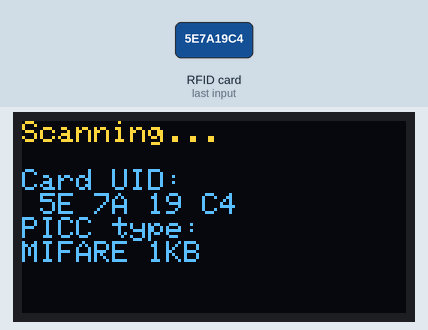
This sketch was run on a simulated ESP8266 (Wemos D1 mini). Parts: 128×64 one-colour display. Inputs (shaded band) come from the test bench. The OLED is the two-colour kind (top 16 rows yellow); the display library's start-up logo is not drawn; what the sketch prints to the serial monitor is not drawn.

2.4 s: RFID card 5E 7A 19 C4 held to the reader
Above: at 3.8 s.
Timing chart, 0 to 5.4 s (numbered marks = the images above; inputs shaded):
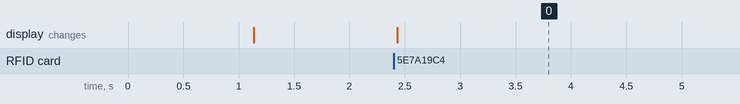

The sketch:

ESP8266_RFID_OLED.ino
```cpp
/* 12/12/2016 ML
 *  Currently configured for NodeMCU/Wemos board, tested on 1.6.12
 *  Using Adafruit_SD1306 library for OLED
 *  Deleted the mfrc522 write test, just display that there's a card!
 */

/**
 * ----------------------------------------------------------------------------
 * This is a MFRC522 library example; see https://github.com/miguelbalboa/rfid
 * for further details and other examples.
 *
 * NOTE: The library file MFRC522.h has a lot of useful info. Please read it.
 *
 * Released into the public domain.
 * ----------------------------------------------------------------------------
 * This sample shows how to read and write data blocks on a MIFARE Classic PICC
 * (= card/tag).
 *
 * BEWARE: Data will be written to the PICC, in sector #1 (blocks #4 to #7).
 *
 *
 * Typical pin layout used:
 * -----------------------------------------------------------------------------------------
 *             MFRC522      Arduino       Arduino   Arduino    Arduino          Arduino
 *             Reader/PCD   Uno/101       Mega      Nano v3    Leonardo/Micro   Pro Micro
 * Signal      Pin          Pin           Pin       Pin        Pin              Pin
 * -----------------------------------------------------------------------------------------
 * RST/Reset   RST          9             5         D9         RESET/ICSP-5     RST
 * SPI SS      SDA(SS)      10            53        D10        10               10
 * SPI MOSI    MOSI         11 / ICSP-4   51        D11        ICSP-4           16
 * SPI MISO    MISO         12 / ICSP-1   50        D12        ICSP-1           14
 * SPI SCK     SCK          13 / ICSP-3   52        D13        ICSP-3           15
 *
 */

/* Wiring table
 * RFID board
 * Signal      GPIO         NodeMCU       MFRC522 board
 * ------------------------------------------------------------
 * Reset        2             D4             RST
 * SPI SS       15            D8             NSS
 * SPI MOSI     13*           D7             MOSI
 * SPI MISO     12*           D6             MISO
 * SPI SCK      14*           D5             SCK
 * ----         NC            NC             IRQ (not used here)
 *
 * I2C SSD1306 OLED board  -- This is HARD defined in Adafruit's libraries.
 * Signal      GPIO         NodeMCU        OLED board
 * ------------------------------------------------------------
 * I2C SCL      5*            D1             SCL
 * I2C SDA      4*            D2             SDA
 */

// Program variables
uint8_t scanDelay = 5;              // 5 second delay between reads

// Libraries for RFID (mfrc522)
#include <SPI.h>
#include <MFRC522.h>
// Libraries for OLED
//#include "SSD1306.h"
// #include <Adafruit_GFX.h>        // Not using anything fancy here
#include <Adafruit_SSD1306.h>

// Instantiate mfrc522
#define RST_PIN         D4          // Configurable, see typical pin layout above
#define SS_PIN          D8          // Configurable, see typical pin layout above
MFRC522 mfrc522(SS_PIN, RST_PIN);   // Create MFRC522 instance.
MFRC522::MIFARE_Key key;

// Instantiate OLED - Adafruit Library.  Can't define SCL/SDA :(
#define OLED_RESET -1               // This is presented on Adafruit boards, not on cheap eBay units.
Adafruit_SSD1306 display(OLED_RESET);

/**
 * Initialize.
 */
void setup() {
    Serial.begin(115200);

    Serial.println();
    Serial.println("Initializing SPI...");
    SPI.begin();                   // Init SPI bus
    Serial.println("Initializing RFID...");
    mfrc522.PCD_Init();            // Init MFRC522 card
    Serial.println("Initializing OLED...");
    display.begin(SSD1306_SWITCHCAPVCC, 0x3C, false);   // Adafruit...and get their logo from .cpp
    display.display();
    delay(1000);

    display.clearDisplay();

    // Prepare the key (used both as key A and as key B)
    // using FFFFFFFFFFFFh which is the default at chip delivery from the factory
    for (byte i = 0; i < 6; i++) {
        key.keyByte[i] = 0xFF;
    }

    Serial.println(F("Scan a MIFARE Classic PICC to demonstrate basic recognition."));
    Serial.print(F("Using key (for A and B):"));
    serial_dump_byte_array(key.keyByte, MFRC522::MF_KEY_SIZE);
    Serial.println();
}

/**
 * Main loop.
 */
void loop() {
    display.setTextColor(WHITE, BLACK);
    display.setTextSize(1);
    display.setCursor(0,0);

    display.println("Scanning...");
    display.println();
    display.display();

    // Look for new cards
    if ( ! mfrc522.PICC_IsNewCardPresent())
        return;

    // Select one of the cards
    if ( ! mfrc522.PICC_ReadCardSerial())
        return;

    // Show some details of the PICC (that is: the tag/card)
    // UID is a unique four hex pairs, e.g. E6 67 2A 12
    Serial.print(F("Card UID:"));
    serial_dump_byte_array(mfrc522.uid.uidByte, mfrc522.uid.size);
    display.println("Card UID: ");
    oled_dump_byte_array(mfrc522.uid.uidByte, mfrc522.uid.size);
    Serial.println();
    display.println();
    // PICC type, e.g. "MIFARE 1K0"
    Serial.print(F("PICC type: "));
    display.println(("PICC type: "));
    MFRC522::PICC_Type piccType = mfrc522.PICC_GetType(mfrc522.uid.sak);
    Serial.println(mfrc522.PICC_GetTypeName(piccType));
    display.println(mfrc522.PICC_GetTypeName(piccType));
    display.display();

    // Halt PICC
    mfrc522.PICC_HaltA();

    Serial.print("Delay scanning...");
    delay(scanDelay * 1000);       //Turn seconds into milliseconds
    Serial.println(" ...Ready to scan again!");
    display.clearDisplay();
}

/**
 * Helper routine to dump a byte array as hex values to Serial.
 */
void serial_dump_byte_array(byte *buffer, byte bufferSize) {
    for (byte i = 0; i < bufferSize; i++) {
        Serial.print(buffer[i] < 0x10 ? " 0" : " ");
        Serial.print(buffer[i], HEX);
    }
}
void oled_dump_byte_array(byte *buffer, byte bufferSize) {
    for (byte i = 0; i < bufferSize; i++) {
        display.print(buffer[i] < 0x10 ? " 0" : " ");
        display.print(buffer[i], HEX);
    }
}
```

Measured:
- after the input at 2.4 s, the display: changes at once (image 0)
